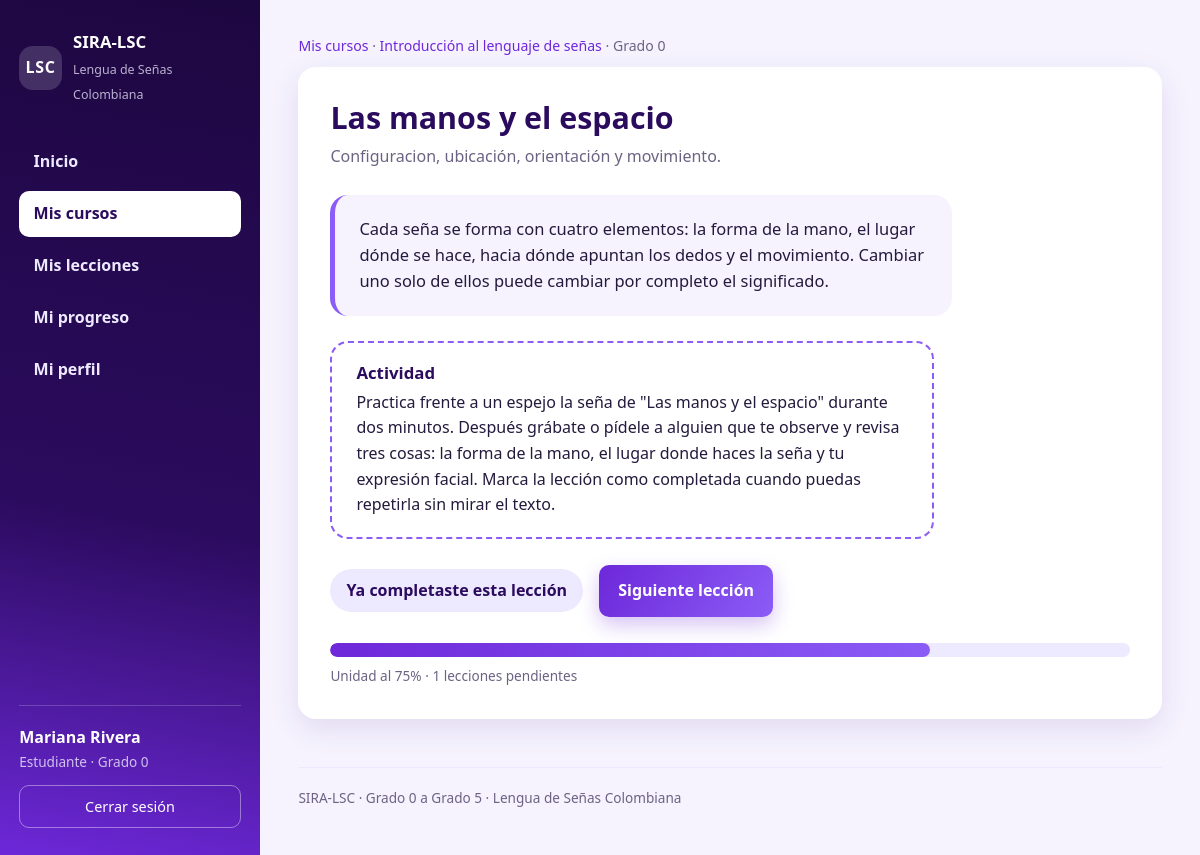
The app's page /index.php?ruta=estudiante/leccion&id=2 (signed in) with its own data.
### tables this page shows
CREATE TABLE usuarios (
    id_usuario     INT AUTO_INCREMENT PRIMARY KEY,
    nombre         VARCHAR(80)  NOT NULL,
    apellido       VARCHAR(80)  NOT NULL,
    correo         VARCHAR(150) NOT NULL UNIQUE,
    usuario        VARCHAR(50)  NOT NULL UNIQUE,
    contrasena     VARCHAR(255) NOT NULL,
    rol            ENUM('estudiante','tutor','administrador') NOT NULL DEFAULT 'estudiante',
    id_grado       INT          NULL,
    activo         TINYINT(1)   NOT NULL DEFAULT 1,
    fecha_registro DATETIME     NOT NULL DEFAULT CURRENT_TIMESTAMP,
    CONSTRAINT fk_usuarios_grado
        FOREIGN KEY (id_grado) REFERENCES grados(id_grado)
        ON DELETE SET NULL ON UPDATE CASCADE
);

CREATE TABLE grados (
    id_grado    INT AUTO_INCREMENT PRIMARY KEY,
    nombre      VARCHAR(50)  NOT NULL,
    descripcion VARCHAR(255) NOT NULL,
    orden       INT          NOT NULL DEFAULT 0
);

CREATE TABLE lecciones (
    id_leccion  INT AUTO_INCREMENT PRIMARY KEY,
    id_curso    INT          NOT NULL,
    titulo      VARCHAR(140) NOT NULL,
    descripcion VARCHAR(255) NOT NULL,
    contenido   TEXT         NOT NULL,
    actividad   TEXT         NULL,
    orden       INT          NOT NULL DEFAULT 0,
    CONSTRAINT fk_lecciones_curso
        FOREIGN KEY (id_curso) REFERENCES cursos(id_curso)
        ON DELETE CASCADE ON UPDATE CASCADE
);

CREATE TABLE cursos (
    id_curso    INT AUTO_INCREMENT PRIMARY KEY,
    id_grado    INT          NOT NULL,
    nombre      VARCHAR(120) NOT NULL,
    descripcion VARCHAR(255) NOT NULL,
    icono       VARCHAR(8)   NOT NULL DEFAULT 'LSC',
    orden       INT          NOT NULL DEFAULT 0,
    CONSTRAINT fk_cursos_grado
        FOREIGN KEY (id_grado) REFERENCES grados(id_grado)
        ON DELETE CASCADE ON UPDATE CASCADE
);

### config/funciones.php (called while the page is built, shortened)
<?php
function e($texto)
{
    return htmlspecialchars((string) $texto, ENT_QUOTES, 'UTF-8');
}
function url($ruta = 'inicio', $parametros = array())
{
    $destino = BASE_URL . 'index.php?ruta=' . urlencode($ruta);
    foreach ($parametros as $clave => $valor) {
        $destino .= '&' . urlencode($clave) . '=' . urlencode($valor);
    }
    return $destino;
}
function vista($archivo, $datos = array())
{
    extract($datos, EXTR_SKIP);
    require RUTA_BASE . '/views/' . $archivo . '.php';
}
function rolActual()
{
    return isset($_SESSION['rol']) ? $_SESSION['rol'] : null;
}
function panelDe($rol)
{
    switch ($rol) {
        default:              return 'estudiante/inicio';
    }
}
function nombreRol($rol)
{
    $nombres = array(
        'estudiante'    => 'Estudiante',
        'tutor'         => 'Tutor',
        'administrador' => 'Administrador',
    );
    return isset($nombres[$rol]) ? $nombres[$rol] : $rol;
}

### controllers/EstudianteController.php (called while the page is built, shortened)
<?php
class EstudianteController
{
    private $modeloUsuario;
    private $modeloLeccion;
    private $modeloProgreso;
    private $idUsuario;
    public function __construct()
    {
        $this->modeloUsuario  = new Usuario();
        $this->modeloLeccion  = new Leccion();
        $this->modeloProgreso = new Progreso();
        $this->idUsuario      = (int) $_SESSION['id_usuario'];
    }
    public function leccion()
    {
        $idLeccion = isset($_GET['id']) ? (int) $_GET['id'] : 0;
        $leccion   = $this->modeloLeccion->obtenerPorId($idLeccion);
        vista('estudiante/leccion', array(
            'estudiante' => $this->modeloUsuario->obtenerPorId($this->idUsuario),
            'leccion'    => $leccion,
            'completada' => $this->modeloProgreso->estaCompletada($this->idUsuario, $idLeccion),
            'siguiente'  => $this->modeloLeccion->siguienteEnCurso($leccion['id_curso'], $leccion['orden']),
            'resumen'    => $this->modeloProgreso->resumenCurso($this->idUsuario, $leccion['id_curso']),
        ));
    }
}

### models/Usuario.php (called while the page is built, shortened)
<?php
class Usuario
{
    private $db;
    public function __construct()
    {
        $this->db = Database::conexion();
    }
    public function obtenerPorId($idUsuario)
    {
        $sentencia = $this->db->prepare(
            'SELECT u.id_usuario, u.nombre, u.apellido, u.correo, u.usuario, u.rol,
                    u.id_grado, u.activo, u.fecha_registro,
                    g.nombre AS grado, g.descripcion AS grado_descripcion, g.orden AS grado_orden
             FROM usuarios u
             LEFT JOIN grados g ON g.id_grado = u.id_grado
             WHERE u.id_usuario = ?'
        );
        $sentencia->execute(array((int) $idUsuario));
        $fila = $sentencia->fetch();
        return $fila ? $fila : null;
    }
}

### config/Database.php (called while the page is built, shortened)
<?php
class Database
{
    private static $pdo = null;
    public static function conexion()
    {
        if (self::$pdo === null) {
            $dsn = 'mysql:host=' . DB_HOST . ';dbname=' . DB_NOMBRE . ';charset=utf8mb4';
            try {
                self::$pdo = new PDO($dsn, DB_USUARIO, DB_CLAVE, array(
                    PDO::ATTR_ERRMODE            => PDO::ERRMODE_EXCEPTION,
                    PDO::ATTR_DEFAULT_FETCH_MODE => PDO::FETCH_ASSOC,
                    PDO::ATTR_EMULATE_PREPARES   => false,
                ));
            } catch (PDOException $e) {
                self::mostrarError($e->getMessage());
            }
        }
        return self::$pdo;
    }
}

### models/Leccion.php (called while the page is built, shortened)
<?php
class Leccion
{
    private $db;
    public function __construct()
    {
        $this->db = Database::conexion();
    }
    public function obtenerPorId($idLeccion)
    {
        $sentencia = $this->db->prepare(
            'SELECT l.*, c.nombre AS curso, c.id_grado, g.nombre AS grado
             FROM lecciones l
             INNER JOIN cursos c ON c.id_curso = l.id_curso
             INNER JOIN grados g ON g.id_grado = c.id_grado
             WHERE l.id_leccion = ?'
        );
        $sentencia->execute(array((int) $idLeccion));
        $fila = $sentencia->fetch();
        return $fila ? $fila : null;
    }
    public function siguienteEnCurso($idCurso, $ordenActual)
    {
        $sentencia = $this->db->prepare(
            'SELECT * FROM lecciones
             WHERE id_curso = :id_curso AND orden > :orden
             ORDER BY orden ASC LIMIT 1'
        );
        $sentencia->execute(array(
            ':id_curso' => (int) $idCurso,
            ':orden'    => (int) $ordenActual,
        ));
        $fila = $sentencia->fetch();
        return $fila ? $fila : null;
    }
}

### views/estudiante/leccion.php (the view, shortened to what this page needs)
<?php
$activo = 'cursos';
require RUTA_BASE . '/views/layouts/header.php';
?>
<p class="miga">
    <a href="<?php echo url('estudiante/cursos'); ?>">Mis cursos</a> ·
    <a href="<?php echo url('estudiante/curso', array('id' => $leccion['id_curso'])); ?>"><?php echo e($leccion['curso']); ?></a> ·
    <?php echo e($leccion['grado']); ?>
</p>
<article class="leccion">
    <header class="titular">
        <h1><?php echo e($leccion['titulo']); ?></h1>
        <p><?php echo e($leccion['descripcion']); ?></p>
    </header>
    <div class="contenido-leccion">
        <p><?php echo nl2br(e($leccion['contenido'])); ?></p>
    </div>
    <?php if (!empty($leccion['actividad'])): ?>
    <section class="actividad">
        <h2>Actividad</h2>
        <p><?php echo nl2br(e($leccion['actividad'])); ?></p>
    </section>
    <?php endif; ?>
    <div class="pie-leccion">
        <?php if ($completada): ?>
            <p class="marca-hecha">Ya completaste esta lección</p>
            <?php if ($siguiente): ?>
                <a class="boton" href="<?php echo url('estudiante/leccion', array('id' => $siguiente['id_leccion'])); ?>">Siguiente lección</a>
            <?php else: ?>
                <a class="boton" href="<?php echo url('estudiante/curso', array('id' => $leccion['id_curso'])); ?>">Volver a la unidad</a>
            <?php endif; ?>
        <?php endif; ?>
    </div>
    <div class="barra barra-ancha"><span style="width: <?php echo (int) $resumen['porcentaje']; ?>%;"></span></div>
    <p class="detalle-barra">Unidad al <?php echo (int) $resumen['porcentaje']; ?>% · <?php echo (int) $resumen['pendientes']; ?> lecciones pendientes</p>
</article>
<?php require RUTA_BASE . '/views/layouts/footer.php'; ?>

### views/layouts/header.php (shortened to what this page needs)
<?php
$activo  = isset($activo) ? $activo : '';
$sinMenu = isset($sinMenu) ? $sinMenu : false;
$rol     = rolActual();
$conectado = null;
$prioridad = array('estudiante', 'tutor', 'admin');
foreach ($prioridad as $posible) {
    if (isset($$posible) && is_array($$posible) && isset($$posible['nombre'])) {
        $conectado = $$posible;
        break;
    }
}
$menus = array(
    'estudiante' => array(
        'Inicio'       => array('estudiante/inicio',    'inicio'),
        'Mis cursos'   => array('estudiante/cursos',    'cursos'),
        'Mis lecciones'=> array('estudiante/lecciones', 'lecciones'),
        'Mi progreso'  => array('estudiante/progreso',  'progreso'),
        'Mi perfil'    => array('estudiante/perfil',    'perfil'),
    ),
    'tutor' => array(
        'Inicio'           => array('tutor/inicio',      'inicio'),
        'Mis estudiantes'  => array('tutor/estudiantes', 'estudiantes'),
        'Mi perfil'        => array('tutor/perfil',      'perfil'),
    ),
    'administrador' => array(
        'Tablero'   => array('admin/inicio',    'inicio'),
        'Usuarios'  => array('admin/usuarios',  'usuarios'),
        'Grados'    => array('admin/grados',    'grados'),
        'Lecciones' => array('admin/lecciones', 'lecciones'),
        'Progreso'  => array('admin/progreso',  'progreso'),
        'Reportes'   => array('admin/reportes',  'reportes'),
    ),
);
$menu = isset($menus[$rol]) ? $menus[$rol] : array();
?>
<!DOCTYPE html>
<html lang="es">
<head>
    <link rel="stylesheet" href="<?php echo BASE_URL; ?>css/estilos.css">
</head>
<body class="<?php echo $sinMenu ? 'cuerpo-acceso' : 'cuerpo-panel'; ?>">
<?php if ($sinMenu): ?>
<main class="acceso">
<?php else: ?>
<div class="aplicacion">
    <nav class="menu-lateral">
        <a class="marca" href="<?php echo url(panelDe($rol)); ?>">
            <span class="marca-sigla">LSC</span>
            <span class="marca-texto">
                <strong>SIRA-LSC</strong>
                <small>Lengua de Señas Colombiana</small>
            </span>
        </a>
        <ul class="menu">
            <?php foreach ($menu as $etiqueta => $destino): ?>
                <li>
                    <a href="<?php echo url($destino[0]); ?>"
                       class="<?php echo $activo === $destino[1] ? 'activo' : ''; ?>">
                        <?php echo e($etiqueta); ?>
                    </a>
                </li>
            <?php endforeach; ?>
        </ul>
        <div class="menu-pie">
            <?php if ($conectado): ?>
                <p class="menu-nombre"><?php echo e($conectado['nombre'] . ' ' . $conectado['apellido']); ?></p>
                <p class="menu-grado">
                    <?php
                    echo e(nombreRol($rol));
                    if ($rol === 'estudiante' && !empty($conectado['grado'])) {
                        echo ' · ' . e($conectado['grado']);
                    }
                    ?>
                </p>
            <?php endif; ?>
            <a class="boton-salir" href="<?php echo url('salir'); ?>">Cerrar sesión</a>
        </div>
    </nav>
    <main class="contenido">
<?php endif; ?>

### css/estilos.css (style rules this page uses)
:root { --morado-oscuro: #2b0b5e; --morado-noche: #1d0740; --morado: #6d28d9; --morado-claro: #8b5cf6; --lavanda: #ede9fe; --lavanda-suave: #f6f3ff; --blanco: #ffffff; --tinta: #241a3d; --gris: #6c6383; --exito: #1f7a5a; --error: #b3204a; --radio: 18px; --radio-mini: 10px; --sombra: 0 10px 30px rgba(45, 12, 96, .10); --sombra-alta: 0 18px 44px rgba(45, 12, 96, .20); }
* { box-sizing: border-box; }
html { -webkit-text-size-adjust: 100%; }
body { margin: 0; font-family: "Segoe UI", "Trebuchet MS", system-ui, -apple-system, Arial, sans-serif; color: var(--tinta); line-height: 1.6; background: var(--lavanda-suave); }
h1, h2, h3 { line-height: 1.25; margin: 0 0 .4rem; font-weight: 700; }
h1 { font-size: 1.9rem; }
h2 { font-size: 1.35rem; }
p { margin: 0 0 .8rem; }
a { color: var(--morado); text-decoration: none; }
.boton { display: inline-block; width: 100%; padding: .85rem 1.2rem; font: inherit; font-weight: 700; color: var(--blanco); background: linear-gradient(120deg, var(--morado) 0%, var(--morado-claro) 100%); border: none; border-radius: var(--radio-mini); cursor: pointer; text-align: center; box-shadow: 0 8px 20px rgba(109, 40, 217, .28); transition: transform .18s ease, box-shadow .18s ease, background .18s ease; }
.aplicacion { display: flex; min-height: 100vh; }
.menu-lateral { width: 260px; flex-shrink: 0; padding: 1.8rem 1.2rem; background: linear-gradient(190deg, var(--morado-noche) 0%, var(--morado-oscuro) 60%, var(--morado) 100%); color: var(--lavanda); display: flex; flex-direction: column; }
.marca { display: flex; align-items: center; gap: .7rem; margin-bottom: 2rem; color: var(--blanco); }
.marca-sigla { display: grid; place-items: center; width: 44px; height: 44px; border-radius: 14px; background: rgba(255, 255, 255, .16); font-weight: 700; letter-spacing: .04em; }
.marca-texto strong { display: block; font-size: 1.05rem; }
.marca-texto small { color: rgba(237, 233, 254, .75); font-size: .78rem; }
.menu { list-style: none; margin: 0; padding: 0; flex: 1; }
.menu li { margin-bottom: .35rem; }
.menu a { display: block; padding: .65rem .9rem; border-radius: var(--radio-mini); color: var(--lavanda); font-weight: 600; }
.menu a.activo { background: var(--blanco); color: var(--morado-oscuro); }
.menu-pie { margin-top: 1.5rem; padding-top: 1.2rem; border-top: 1px solid rgba(255, 255, 255, .18); }
.menu-nombre { margin: 0; font-weight: 700; color: var(--blanco); }
.menu-grado { margin: 0 0 .8rem; font-size: .85rem; color: rgba(237, 233, 254, .8); }
.boton-salir { display: block; padding: .55rem .9rem; text-align: center; border: 1px solid rgba(255, 255, 255, .4); border-radius: var(--radio-mini); color: var(--blanco); font-size: .9rem; }
.contenido { flex: 1; min-width: 0; padding: 2.2rem 2.4rem 3rem; }
.titular { margin-bottom: 1.6rem; }
.titular h1 { color: var(--morado-oscuro); }
.titular p { color: var(--gris); margin: 0; }
.miga { font-size: .88rem; color: var(--gris); margin-bottom: .6rem; }
.barra { height: 12px; border-radius: 999px; background: var(--lavanda); overflow: hidden; }
.barra span { display: block; height: 100%; border-radius: 999px; background: linear-gradient(90deg, var(--morado) 0%, var(--morado-claro) 100%); }
.barra-ancha { height: 14px; }
.detalle-barra { margin: .5rem 0 0; font-size: .85rem; color: var(--gris); }
.leccion { padding: 2rem; background: var(--blanco); border-radius: var(--radio); box-shadow: var(--sombra); }
.contenido-leccion { max-width: 66ch; padding: 1.3rem 1.5rem; margin-bottom: 1.6rem; background: var(--lavanda-suave); border-radius: var(--radio); border-left: 5px solid var(--morado-claro); font-size: 1.03rem; }
.contenido-leccion p { margin: 0; }
.pie-leccion { display: flex; flex-wrap: wrap; align-items: center; gap: 1rem; margin-bottom: 1.6rem; }
.pie-leccion .boton { width: auto; }
.marca-hecha { margin: 0; padding: .55rem 1rem; border-radius: 999px; background: var(--lavanda); color: var(--morado-oscuro); font-weight: 600; }
.actividad { max-width: 66ch; padding: 1.2rem 1.5rem; margin-bottom: 1.6rem; background: var(--blanco); border: 2px dashed var(--morado-claro); border-radius: var(--radio); }
.actividad h2 { font-size: 1.05rem; color: var(--morado-oscuro); }
.actividad p { margin: 0; }

### records on screen
usuarios: nombre+apellido "Mariana Rivera", id_grado.nombre "Grado 0"
lecciones: id_curso.nombre "Introducción al lenguaje de señas", grados.nombre "Grado 0", titulo "Las manos y el espacio", descripcion "Configuracion, ubicación, orientación y movimiento.", contenido "Cada seña se forma con cuatro elementos: la forma de la mano, el lugar dónde se hace, hacia dónde apuntan los dedos y el movimiento. Cambiar uno solo de ellos puede cambiar por completo el significado.", actividad "Practica frente a un espejo la seña de \"Las manos y el espacio\" durante dos minutos. Después grábate o pídele a alguien que te observe y revisa tres cosas: la forma de la mano, el lugar donde haces la seña y tu expresión facial. Marca la lección como completada cuando puedas repetirla sin mirar el texto."

### other values on screen
$etiqueta "Inicio"
$etiqueta "Mis cursos"
$etiqueta "Mis lecciones"
$etiqueta "Mi progreso"
$etiqueta "Mi perfil"
nombreRol($rol) "Estudiante"
$resumen['porcentaje'] "75"
$resumen['pendientes'] "1"
